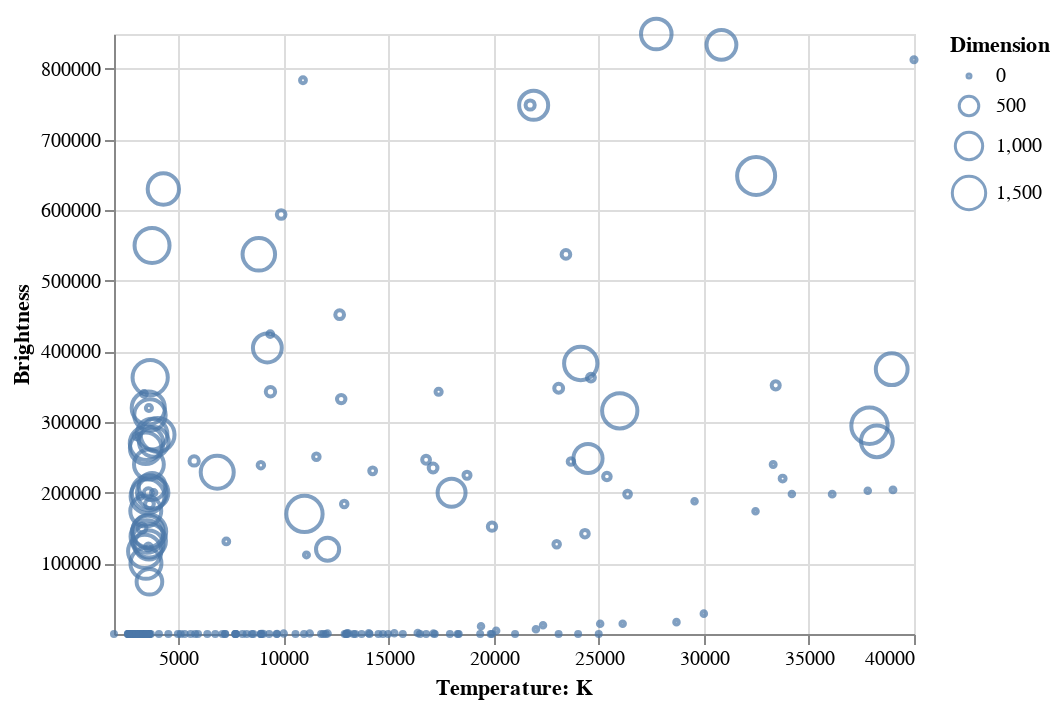

The notebook cell this image was saved under:
### Code cell
alt.Chart(dataset).mark_point().encode( 
    
    x = alt.X('Temperature',
         scale = alt.Scale(domain = (min(dataset.Temperature), max(dataset.Temperature))),
         axis = alt.Axis(format='K', title='Temperature: K')
         ),
    
    y = alt.Y('L',
         scale = alt.Scale(domain = (min(dataset.L), max(dataset.L))),
         axis = alt.Axis(format='K', title='Brightness')
         ),
    
    size = alt.Size('R', legend = alt.Legend(title = 'Dimension'))
)

### Figure 1 — Vega-Lite specification as saved in the notebook (floating-point values rounded to 4 significant figures; data arrays with more than 128 entries replaced by an {"elided": "..."} marker saying what was removed)
{"config": {"view": {"continuousWidth": 400, "continuousHeight": 300}}, "data": {"name": "data-5ff6f3de08264e91c35f99e008d3359b"}, "mark": "point", "encoding": {"size": {"type": "quantitative", "field": "R", "legend": {"title": "Dimension"}}, "x": {"type": "quantitative", "axis": {"format": "K", "title": "Temperature: K"}, "field": "Temperature", "scale": {"domain": [1939, 40000]}}, "y": {"type": "quantitative", "axis": {"format": "K", "title": "Brightness"}, "field": "L", "scale": {"domain": [8e-05, 849400.0]}}}, "$schema": "https://vega.github.io/schema/vega-lite/v4.8.1.json", "datasets": {"data-5ff6f3de08264e91c35f99e008d3359b": {"elided": "240 records"}}}
